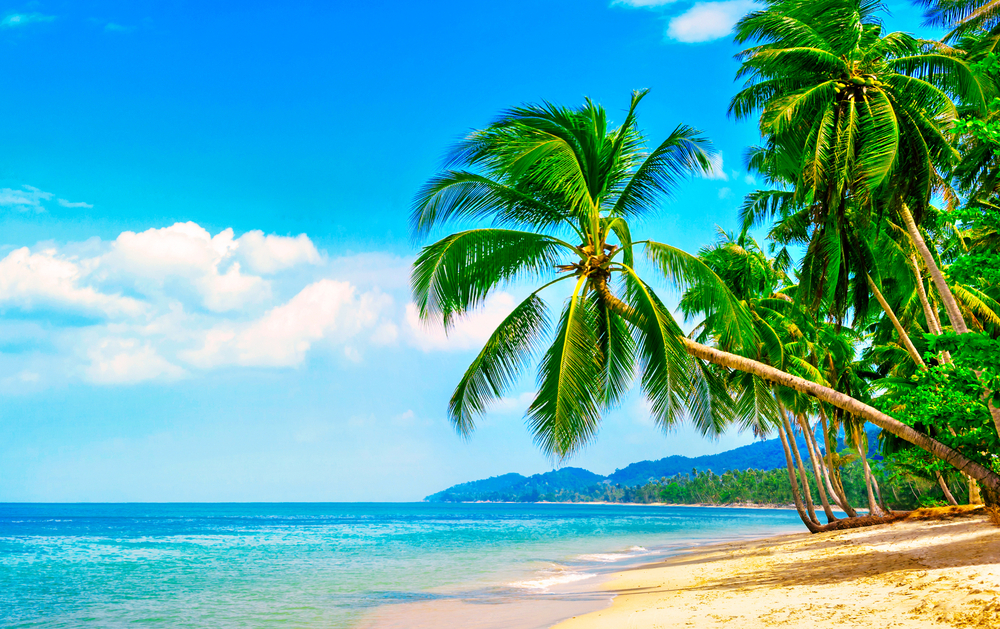
#> input picture sketch.jpg, 1000 x 629 px
$ python GUIsketch.py
#> lines starting #> are read from the running program, lines starting #| are printed output that depends on the picture
import cv2
import numpy as np

class GUIsketcher():
    def __init__(self,path:str):

#> called with path = 'sketch.jpg'
        self.blur_size = 0
        self.gamma = 0


        self.img = cv2.imread(path)
#> self.img is the input picture: shape (629, 1000, 3); mean B, G, R 169.6, 171.4, 88.4

    def GUI_sketch(self):
        cv2.namedWindow("Control panel")
        cv2.createTrackbar("ksize", "Control panel", 1, 100, (lambda x:None))
        cv2.createTrackbar("gamma", "Control panel", 1, 100, (lambda x:None))
        while True:
            #ksize
            k = cv2.getTrackbarPos("ksize", "Control panel")
            blur = 2*k+1

            g = cv2.getTrackbarPos("gamma", "Control panel")
            gamma = g/100

            self._sketch(gamma, blur)

            if cv2.waitKey(1) == 27:
                break


    def _sketch(self, gamma:float, blur:int):
        img = self.img
        gray = self._grayscale(img)
        blur = self._gaussian_blur(gray, blur)
        divided = self._division_image(gray, blur)
        img = self._gamma_app(divided, gamma)
        self.display(img)


    def display(self, img):
        cv2.imshow('image',img)
        cv2.waitKey(10000)
        cv2.destroyAllWindows()

    def _grayscale(self, img):
        gray = cv2.cvtColor(img, cv2.COLOR_BGR2GRAY)
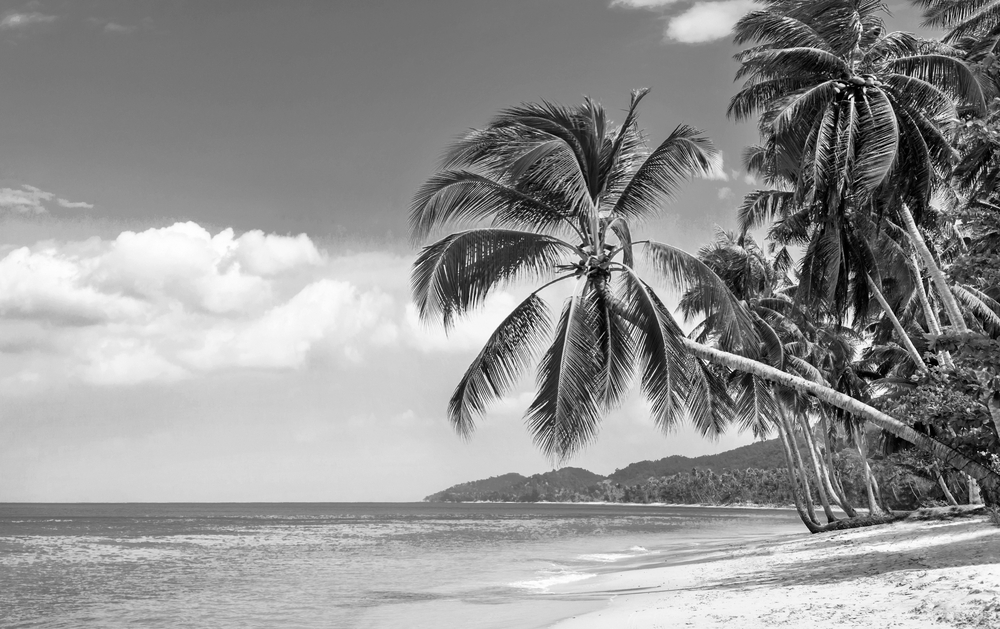
#> gray: shape (629, 1000); min 0, max 255, mean 146.4
        return gray

    def _gaussian_blur(self, img, blur:int):
#> called with blur = 3
        blurred = cv2.GaussianBlur(img, (blur, blur), 0)
        return blurred

    def _division_image(self, gray, blur):
        divided = cv2.divide(gray, blur, scale=256)
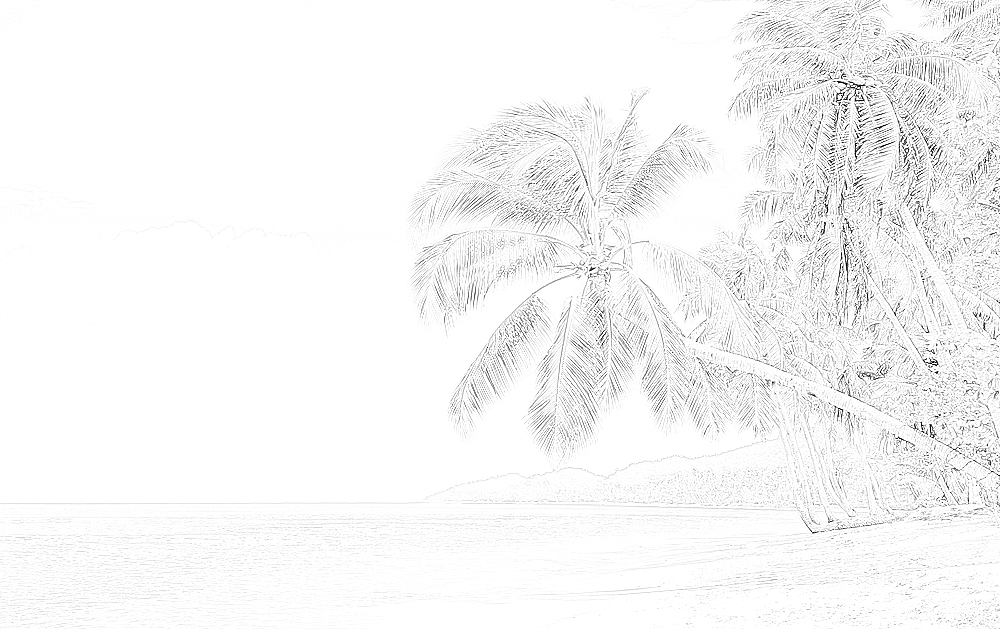
#> divided: shape (629, 1000); min 0, max 255, mean 246.1
        return divided

    def _gamma_app(self, img, gamma:float):
#> called with gamma = 0.01
        if gamma > 0 and gamma < 1:
            inverse_gamma = 1/gamma
        else :
            raise ValueError("Gamma value must be between 0 and 1")
        #Lookup table
        lut = np.array([((i/255)**inverse_gamma*256) for i in range(0,256)])
        img = cv2.LUT(img.astype("uint8"), lut.astype("uint8"))
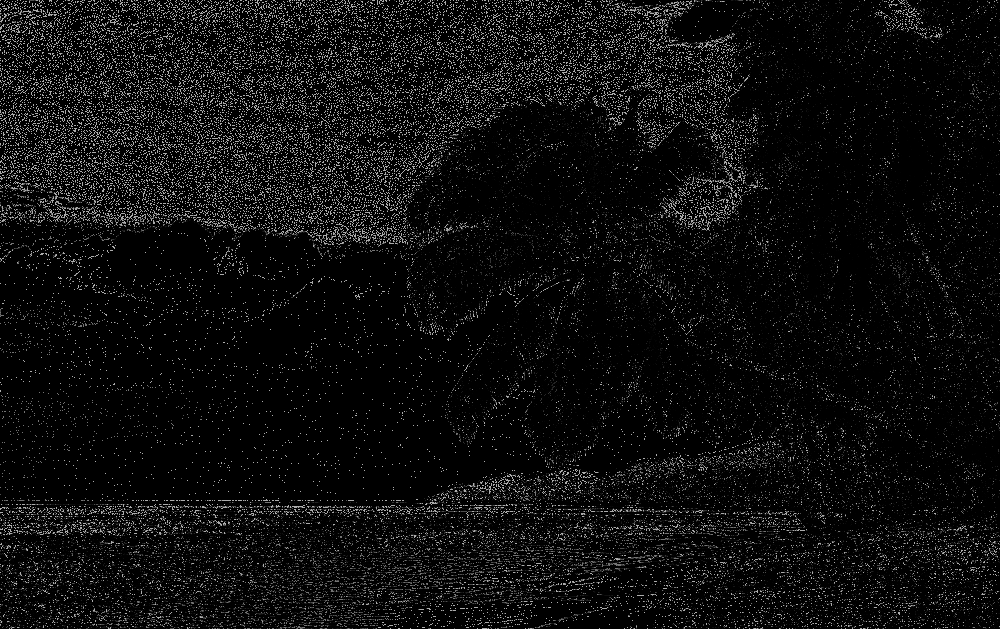
#> img: shape (629, 1000); min 0, max 172, mean 14
        return img


if __name__=="__main__":
    skt = GUIsketcher("sketch.jpg")
    skt.GUI_sketch()
#> (key Esc is pressed here)
